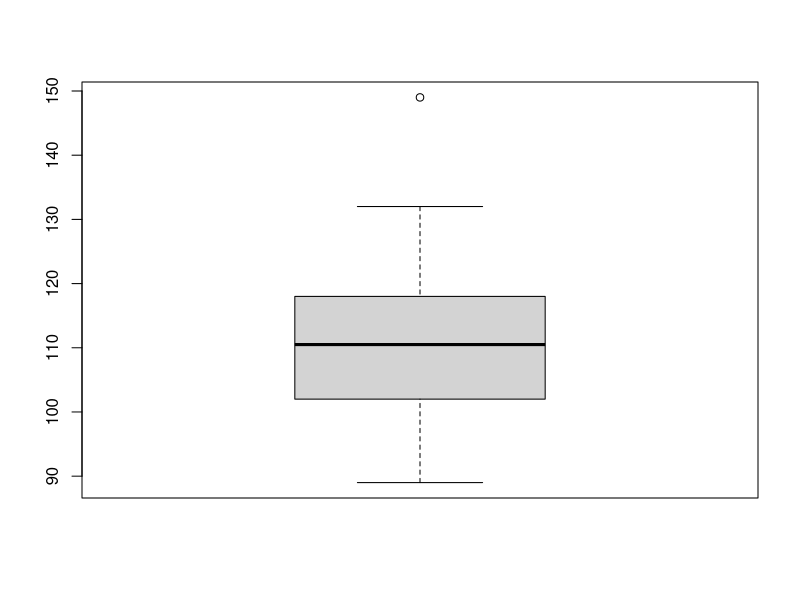
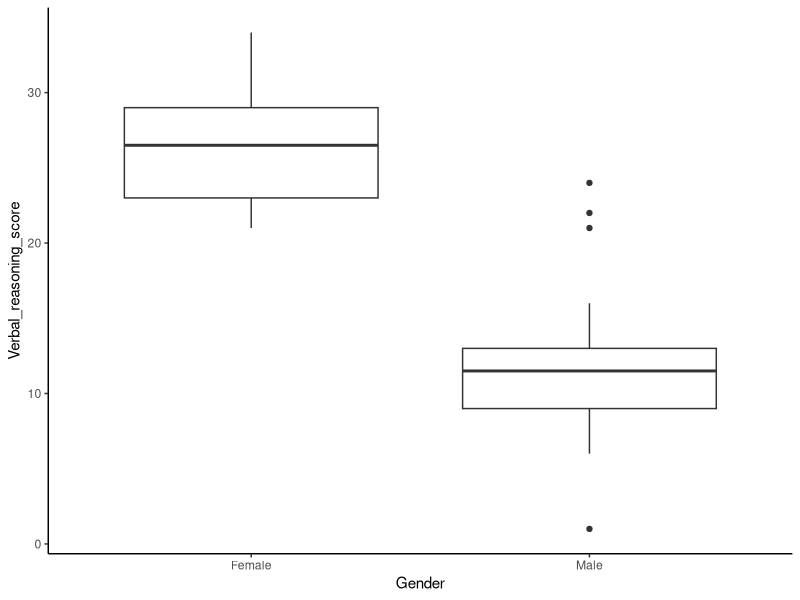

The R source for these figures, in order: (Note: this script raises an error after producing the figures.)
#MTE PROJECT -> STUDENT'S T-TEST
#PRADEEP SHARMA (2K20/MC/098)
#MUDIT PAL SINGH (2K20/MC/083)

#One-Sample T-Test
#set working directory

#import your dataset
iq_data<-read.csv("iq.csv")

#tells about the no. of rows and columns
dim(iq_data)

#select top 10 data sample
head(iq_data,10)

#Graph the data!
##boxplot works great for numeric and categorial data
boxplot(iq_data)

#Hypothesis Testing
#Null Hypothesis (H0): mu = 116
#ALternative Hypothesis : mu > 116
#one-sided 95% confidence interval for mu
TEST1 = t.test(iq_data, mu = 116,alternative = "greater", conf.level = 0.95)
TEST1
#Just elaborating t.test command there is no relation of this line with the problem
#two-sided, 99% confidence interval for mu 
t.test(iq_data, mu = 116, alternative = "two.sided", conf.level = 0.99)

attributes(TEST1)
TEST1$p.value
TEST1$conf.int


#Independent Two Sample T-test
#set working directory

#import your dataset
score <- read.csv("verbal_reasoning_score.csv", header = TRUE, sep = ",")

#load ggplot 2 - it is great for making graphs
library(ggplot2)

#let's go through the steps of hypothesis testing
#state your null and alternative hypothesis
 ## null: there is no difference in mean score between male and female
 ## alternative: there is a difference in mean score between male and female

#Is it one sided or two-sided test?
 ## two-sided : no directionality is implied

#Is this a two-sample paired or independent test?
 ## the score included in male trials are INDEPENDENT of those included in 
 ## female trials.

#Graph the data!
 ##boxplot works great for numeric and categorial data
ggplot(score, aes(x = Gender, y = Verbal_reasoning_score)) + geom_boxplot() + theme_classic()

#use of t-test command
TEST2 = t.test(Verbal_reasoning_score ~ Gender, data = score, var.equal = TRUE, paired = FALSE)
TEST2

## t = 11.714

# Step 3: Calculate your p-value

## p = 6.028e-16

##Step 4: State your conclusion 

## Our p-value is very low, therefore we can reject the null hypothesis that 
 ##there is no difference in mean score between male and female.


#Paired T-test
#set working directory

#import your dataset
stress_levels <- read.csv("stress_lvls.csv", header = TRUE, sep = ",")

attach(stress_levels)
names(stress_levels)
dim(stress_levels)

boxplot(stress_levels_before, stress_levels_after)

plot(stress_levels_before, stress_levels_after)

abline(a = 0, b = 1)
# As we can see that the most of the points lie below the line of 45 deg slope
# that means the stress level is high before the exam than after.

#Hypothesis Testing
#Null Hypothesis (H0): Mean difference is Zero.
#Two sided Test
TEST3 = t.test(stress_levels_before, stress_levels_after, mu = 0, alternative = "two.sided", paired = T, conf.level = 0.99)
TEST3

# Since, p-value is very less.
# Therefore, Null Hypothesis is rejected.